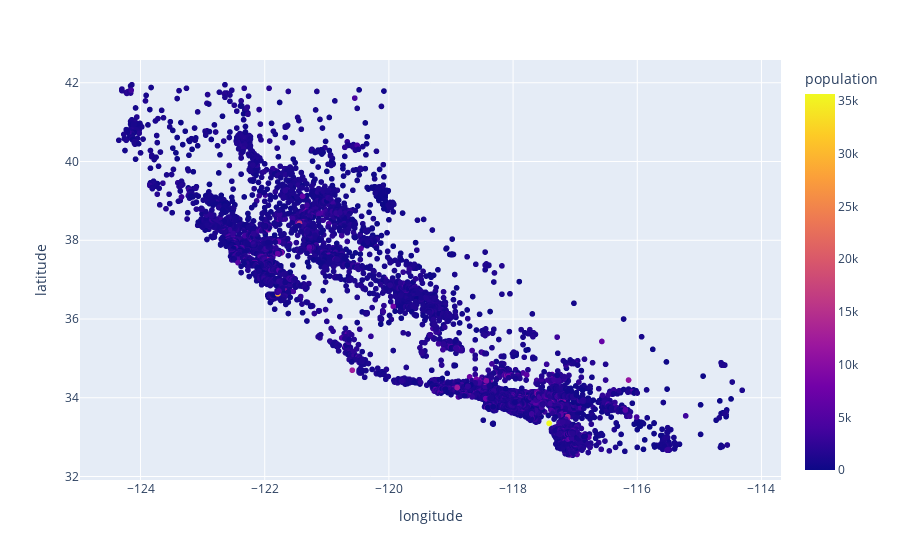

Write notebook code for a chart like this one.
### Code cell
fig = px.scatter(data, x='longitude', y='latitude', color="population",labels="population")
fig.show()
print("need to scale")

### Figure 1 — Plotly figure (JSON) as saved in the notebook; plotly's stock layout.template omitted (floating-point values rounded to 4 significant figures; data arrays with more than 128 entries replaced by an {"elided": "..."} marker saying what was removed)
{"data": [{"hovertemplate": "longitude=%{x}<br>latitude=%{y}<br>population=%{marker.color}<extra></extra>", "legendgroup": "", "marker": {"color": {"elided": "20640 int values"}, "coloraxis": "coloraxis", "symbol": "circle"}, "mode": "markers", "name": "", "showlegend": false, "type": "scattergl", "x": {"elided": "20640 float values"}, "xaxis": "x", "y": {"elided": "20640 float values"}, "yaxis": "y"}], "layout": {"coloraxis": {"colorbar": {"title": {"text": "population"}}, "colorscale": [[0, "#0d0887"], [0.1111, "#46039f"], [0.2222, "#7201a8"], [0.3333, "#9c179e"], [0.4444, "#bd3786"], [0.5556, "#d8576b"], [0.6667, "#ed7953"], [0.7778, "#fb9f3a"], [0.8889, "#fdca26"], [1, "#f0f921"]]}, "legend": {"tracegroupgap": 0}, "margin": {"t": 60}, "xaxis": {"anchor": "y", "domain": [0, 1], "title": {"text": "longitude"}}, "yaxis": {"anchor": "x", "domain": [0, 1], "title": {"text": "latitude"}}}}
